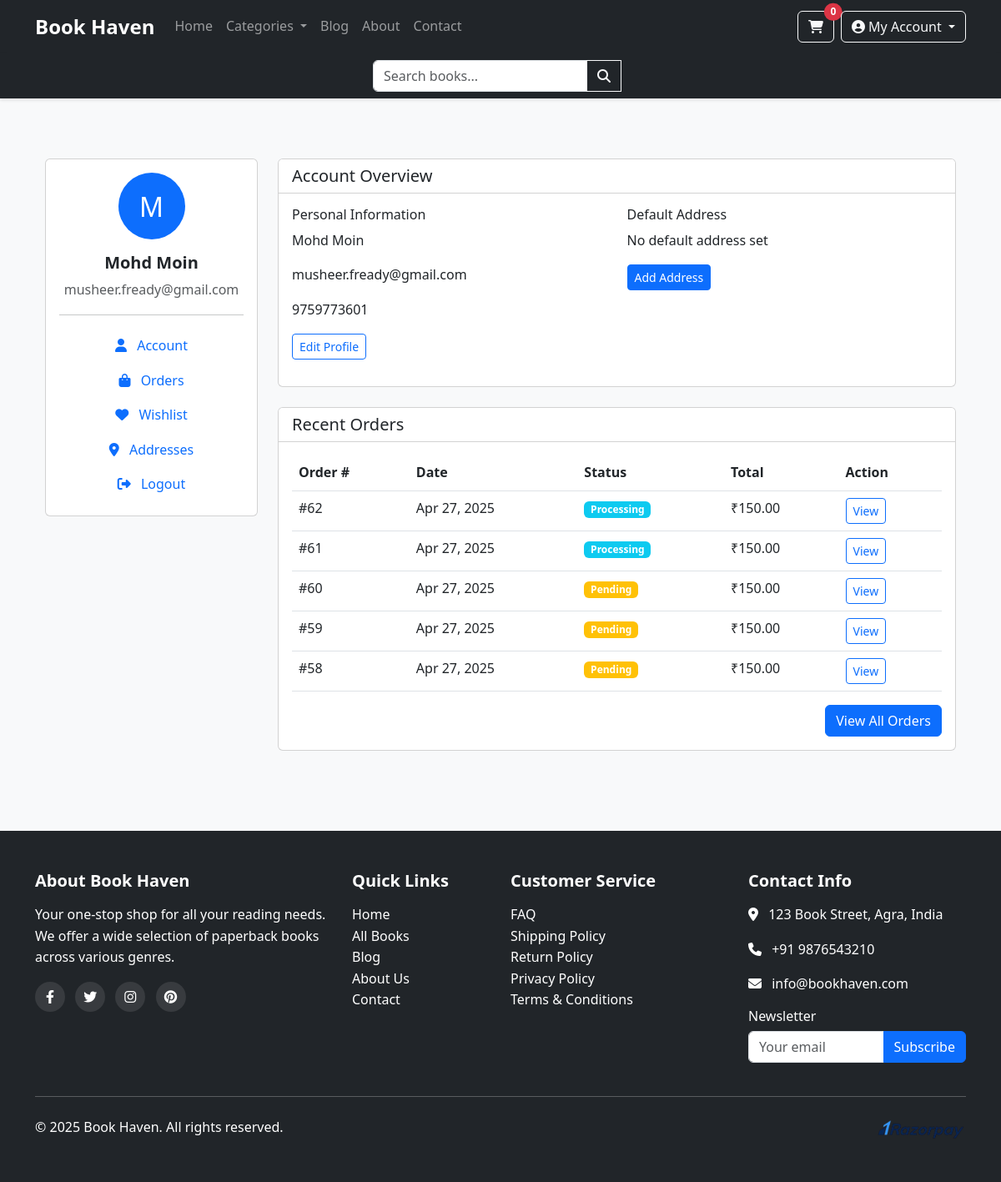
Page /user/account.php (signed in) on the committed database.
### tables this page shows
CREATE TABLE `users` (
  `user_id` int(11) NOT NULL,
  `name` varchar(100) NOT NULL,
  `email` varchar(100) NOT NULL,
  `password` varchar(255) NOT NULL,
  `phone` varchar(20) DEFAULT NULL,
  `is_admin` tinyint(4) NOT NULL DEFAULT 0,
  `created_at` timestamp NOT NULL DEFAULT current_timestamp(),
  `updated_at` timestamp NOT NULL DEFAULT current_timestamp() ON UPDATE current_timestamp()
);

CREATE TABLE `orders` (
  `order_id` int(11) NOT NULL,
  `user_id` int(11) DEFAULT NULL,
  `order_date` timestamp NOT NULL DEFAULT current_timestamp(),
  `total_amount` decimal(10,2) NOT NULL,
  `status` enum('Pending','Processing','Shipped','Delivered','Cancelled') DEFAULT 'Pending',
  `cancellation_reason` text DEFAULT NULL,
  `cancelled_at` datetime DEFAULT NULL,
  `refund_id` varchar(255) DEFAULT NULL,
  `refund_status` enum('Pending','Processed','Failed') DEFAULT NULL,
  `refund_amount` decimal(10,2) DEFAULT NULL,
  `refund_processed_at` datetime DEFAULT NULL,
  `payment_method` varchar(50) DEFAULT NULL,
  `razorpay_order_id` varchar(255) DEFAULT NULL,
  `razorpay_payment_id` varchar(255) DEFAULT NULL,
  `payment_status` enum('Pending','Completed','Failed','Refunded') DEFAULT 'Pending',
  `payment_error_code` varchar(50) DEFAULT NULL,
  `payment_error_description` text DEFAULT NULL,
  `payment_date` datetime DEFAULT NULL,
  `shipping_address` text NOT NULL
);

### user/account.php (the view, shortened to what this page needs)
<?php
require_once '../includes/config.php';
$stmt = $pdo->prepare("SELECT * FROM users WHERE user_id = ?");
$stmt->execute([$_SESSION['user_id']]);
$user = $stmt->fetch();
$stmt = $pdo->prepare("SELECT * FROM orders WHERE user_id = ? ORDER BY order_date DESC LIMIT 5");
$stmt->execute([$_SESSION['user_id']]);
$orders = $stmt->fetchAll();
require_once '../includes/header.php';
?>
<div class="container py-5">
    <div class="row">
        <div class="col-lg-3 mb-4">
            <div class="card">
                <div class="card-body text-center">
                    <div class="mb-3">
                        <div class="avatar bg-primary text-white rounded-circle d-flex align-items-center justify-content-center mx-auto"
                             style="width: 80px; height: 80px; font-size: 2rem;">
                            <?php echo strtoupper(substr($user['name'], 0, 1)); ?>
                        </div>
                    </div>
                    <h5 class="card-title"><?php echo htmlspecialchars($user['name']); ?></h5>
                    <p class="text-muted"><?php echo htmlspecialchars($user['email']); ?></p>
                    <hr>
                    <ul class="nav flex-column">
                        <li class="nav-item">
                            <a class="nav-link active" href="account.php"><i class="fas fa-user me-2"></i> Account</a>
                        </li>
                        <li class="nav-item">
                            <a class="nav-link" href="orders.php"><i class="fas fa-shopping-bag me-2"></i> Orders</a>
                        </li>
                        <li class="nav-item">
                            <a class="nav-link" href="wishlist.php"><i class="fas fa-heart me-2"></i> Wishlist</a>
                        </li>
                        <li class="nav-item">
                            <a class="nav-link" href="addresses.php"><i class="fas fa-map-marker-alt me-2"></i> Addresses</a>
                        </li>
                        <li class="nav-item">
                            <a class="nav-link" href="logout.php"><i class="fas fa-sign-out-alt me-2"></i> Logout</a>
                        </li>
                    </ul>
                </div>
            </div>
        </div>
        <div class="col-lg-9">
            <div class="card mb-4">
                <div class="card-header bg-white">
                    <h5 class="mb-0">Account Overview</h5>
                </div>
                <div class="card-body">
                    <div class="row">
                        <div class="col-md-6 mb-3">
                            <h6>Personal Information</h6>
                            <p><?php echo htmlspecialchars($user['name']); ?></p>
                            <p><?php echo htmlspecialchars($user['email']); ?></p>
                            <?php if (!empty($user['phone'])): ?>
                                <p><?php echo htmlspecialchars($user['phone']); ?></p>
                            <?php endif; ?>
                            <a href="edit_profile.php" class="btn btn-sm btn-outline-primary">Edit Profile</a>
                        </div>
                        <div class="col-md-6 mb-3">
                            <h6>Default Address</h6>
                            <?php
                            $default_address = null;
                            if ($default_address): ?>
                                <address>
                                    <?php echo htmlspecialchars($default_address['street']); ?><br>
                                    <?php echo htmlspecialchars($default_address['city'] . ', ' . $default_address['state']); ?><br>
                                    <?php echo htmlspecialchars($default_address['country'] . ' - ' . $default_address['postal_code']); ?>
                                </address>
                                <a href="addresses.php" class="btn btn-sm btn-outline-primary">Manage Addresses</a>
                            <?php else: ?>
                                <p>No default address set</p>
                                <a href="addresses.php" class="btn btn-sm btn-primary">Add Address</a>
                            <?php endif; ?>
                        </div>
                    </div>
                </div>
            </div>
            <div class="card mb-4">
                <div class="card-header bg-white">
                    <h5 class="mb-0">Recent Orders</h5>
                </div>
                <div class="card-body">
                    <?php if (count($orders) > 0): ?>
                        <div class="table-responsive">
                            <table class="table">
                                <thead>
                                    <tr>
                                        <th>Order #</th>
                                        <th>Date</th>
                                        <th>Status</th>
                                        <th>Total</th>
                                        <th>Action</th>
                                    </tr>
                                </thead>
                                <tbody>
                                    <?php foreach ($orders as $order): ?>
                                        <tr>
                                            <td>#<?php echo $order['order_id']; ?></td>
                                            <td><?php echo date('M j, Y', strtotime($order['order_date'])); ?></td>
                                            <td>
                                                <span class="badge
                                                    <?php
                                                    switch($order['status']) {
                                                        case 'Pending': echo 'bg-warning'; break;
                                                        case 'Processing': echo 'bg-info'; break;
                                                    }
                                                    ?>">
                                                    <?php echo $order['status']; ?>
                                                </span>
                                            </td>
                                            <td>₹<?php echo number_format($order['total_amount'], 2); ?></td>
                                            <td>
                                                <a href="order_details.php?id=<?php echo $order['order_id']; ?>" class="btn btn-sm btn-outline-primary">View</a>
                                            </td>
                                        </tr>
                                    <?php endforeach; ?>
                                </tbody>
                            </table>
                        </div>
                        <div class="text-end">
                            <a href="orders.php" class="btn btn-primary">View All Orders</a>
                        </div>
                    <?php endif; ?>
                </div>
            </div>
        </div>
    </div>
</div>
<?php require_once '../includes/footer.php'; ?>

### assets/css/style.css (style rules this page uses)
body { font-family: 'Segoe UI', Tahoma, Geneva, Verdana, sans-serif; background-color: #f8f9fa; color: #333; line-height: 1.6; }
a { text-decoration: none; transition: all 0.3s ease; }
.card { transition: transform 0.3s ease, box-shadow 0.3s ease; }
.card-title { font-weight: 600; margin-bottom: 0.5rem; }

### rows in the picture
users: name "M", name "Mohd Moin", email "musheer.fready@gmail.com", phone "9759773601"
orders: order_id "62", order_date "Apr 27, 2025", status "Processing", total_amount "150.00"
orders: order_id "61", order_date "Apr 27, 2025", status "Processing", total_amount "150.00"
orders: order_id "60", order_date "Apr 27, 2025", status "Pending", total_amount "150.00"
orders: order_id "59", order_date "Apr 27, 2025", status "Pending", total_amount "150.00"
orders: order_id "58", order_date "Apr 27, 2025", status "Pending", total_amount "150.00"

### other values in the picture
SITE_NAME "Book Haven"
$cart_count ?: 0 "0"
